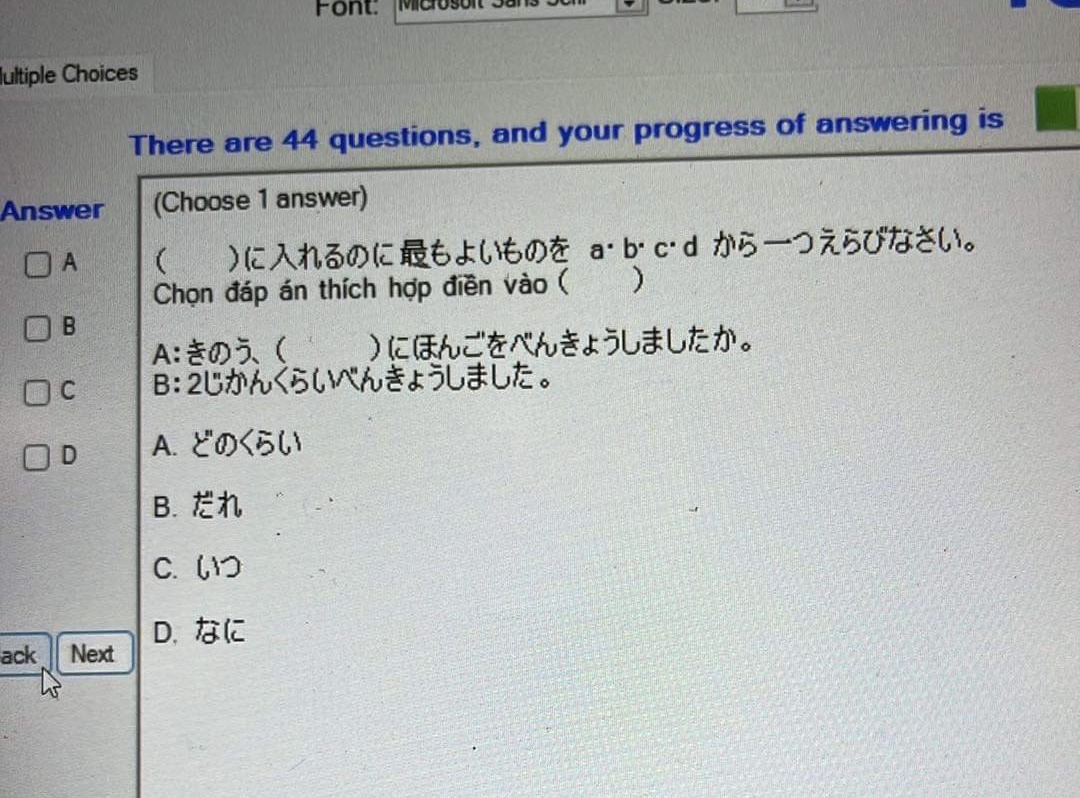
#> input picture jpd123/jpd123/Đề Midterm/05-06-2023/IMG_2667.JPG, 1080 x 798 px; its folder holds only this picture in this run
$ python -i CPV_lab3.py   (imports and definitions only)   (older library calls are emulated)
#> lines starting #> are read from the running program, lines starting #| are printed output that depends on the picture; after the words box and inside, x2 and y2 are one past the last pixel; in counts of white or black regions, pixels touching at a corner belong together
#> further down, picture is the input picture: shape (798, 1080, 3); mean B, G, R 180.6, 181.6, 178.3
import numpy as np
import cv2
import matplotlib.pyplot as plt
import sys
import math
import tkinter as tk
from tkinter import filedialog
from PIL import Image, ImageTk
from skimage import exposure
from skimage.feature import hog


# [16 lines left out: functions cv2_to_tkinter, import_and_display_image, not called in this run]


def harris_corner_detector(image, threshold=0.5, harris=0.04):
#> called with threshold = 0.5, harris = 0.04
    if len(image.shape) == 3:
        image = cv2.cvtColor(image, cv2.COLOR_BGR2GRAY)
    Ix = cv2.Sobel(image, cv2.CV_64F, 1, 0, ksize=3)
    Iy = cv2.Sobel(image, cv2.CV_64F, 0, 1, ksize=3)
    Ixx = Ix**2
    Ixy = Ix * Iy
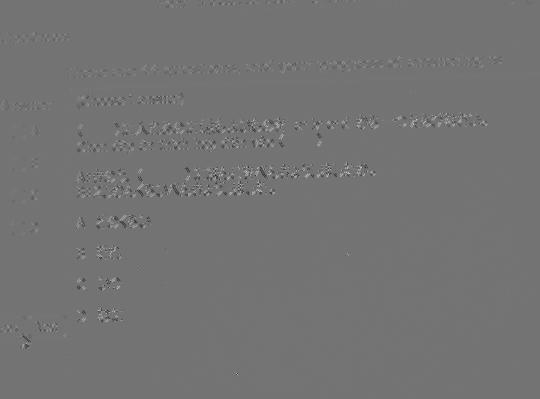
#> Ixy: shape (798, 1080) float64 (shown at 1/2 size); min -223587, max 268299, mean 141; drawn with min black and max white
    Iyy = Iy**2
    kernel_size = 3
    Ixx = cv2.GaussianBlur(Ixx, (kernel_size, kernel_size), 0)
    Ixy = cv2.GaussianBlur(Ixy, (kernel_size, kernel_size), 0)
    Iyy = cv2.GaussianBlur(Iyy, (kernel_size, kernel_size), 0)
    det_M = Ixx * Iyy - Ixy**2
    trace_M = Ixx + Iyy
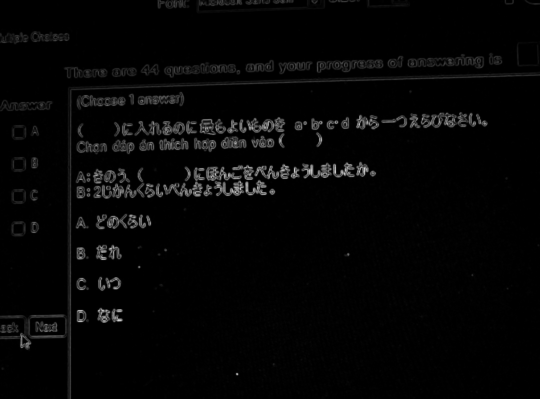
#> trace_M: shape (798, 1080) float64 (shown at 1/2 size); min 0, max 475872.5, mean 11319.2; drawn with min black and max white
    R = det_M - harris * (trace_M**2)
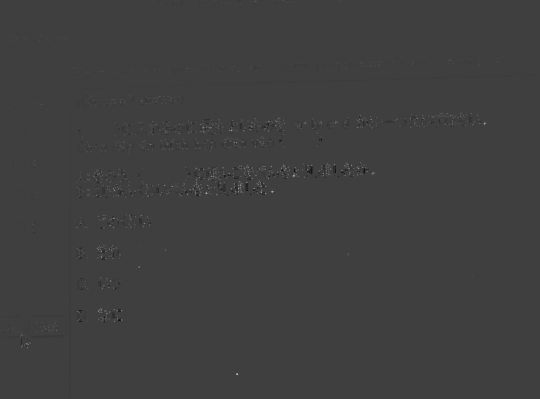
#> R: shape (798, 1080) float64 (shown at 1/2 size); min -8.58e+09, max 2.6e+10, mean 10670927; drawn with min black and max white
    corners = np.where(R > threshold * R.max())
#> corners = 44 positions, rows 243 to 749, columns 53 to 969
    return list(zip(corners[1], corners[0]))


def Haris_dis(image):
    plt.figure(figsize=(10, 6))
    plt.subplot(121)
    plt.imshow(cv2.cvtColor(image, cv2.COLOR_BGR2RGB))
    plt.title("Original Image")
    corners = harris_corner_detector(image)
#> corners = 44 pairs, first value 53 to 969, second value 243 to 749
    for x, y in corners:
        cv2.circle(image, (x, y), 3, (0, 0, 255), -1)
#> this loop made 44 passes
#> (x, y) on passes 1 to 8: (537, 243), (969, 246), (968, 247), (969, 247), (463, 260), (463, 261), (497, 334), (587, 350)
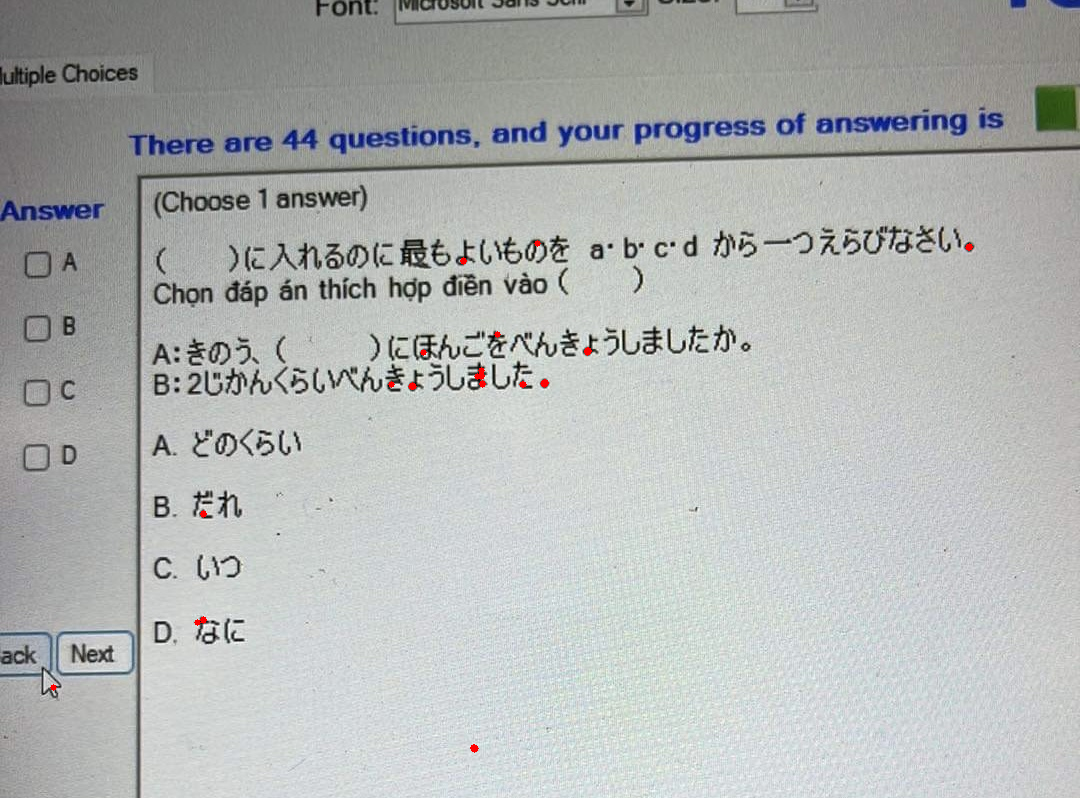
#> image: shape (798, 1080, 3); 0.08% of pixels changed, all inside (x1, y1, x2, y2) = (50, 240, 973, 753)
    plt.subplot(122)
    plt.imshow(cv2.cvtColor(image, cv2.COLOR_BGR2RGB))
    plt.title("Harris Corners")
    plt.show()
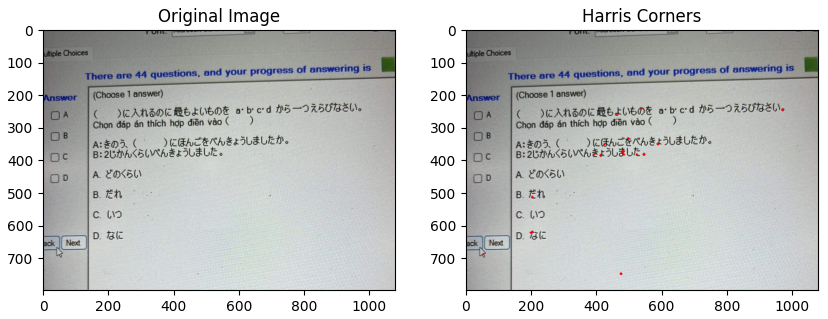
#> figure drawn by matplotlib, 2 panels


# [67 lines left out: functions HOG_dis, Candy_dis, Hough, not called in this run]


# [2 lines not run here, left out]

original_image = None


# [1 line that did not run here, left out]
# [1 line not run here, left out]

# [3 lines that did not run here, left out]
# [1 line not run here, left out]

# [3 lines that did not run here, left out]
# [1 line not run here, left out]

# [3 lines that did not run here, left out]
# [1 line not run here, left out]

# [3 lines that did not run here, left out]
# [1 line not run here, left out]

# [3 lines that did not run here, left out]
# [1 line not run here, left out]

# [1 line that did not run here, left out]
# [3 lines not run here, left out]

>>> import cv2
>>> picture = cv2.imread('../jpd123/jpd123/Đề Midterm/05-06-2023/IMG_2667.JPG')
>>> result = Haris_dis(picture)

$ run again, on jpd123/jpd123/Đề Midterm/05-06-2023/IMG_2673.JPG
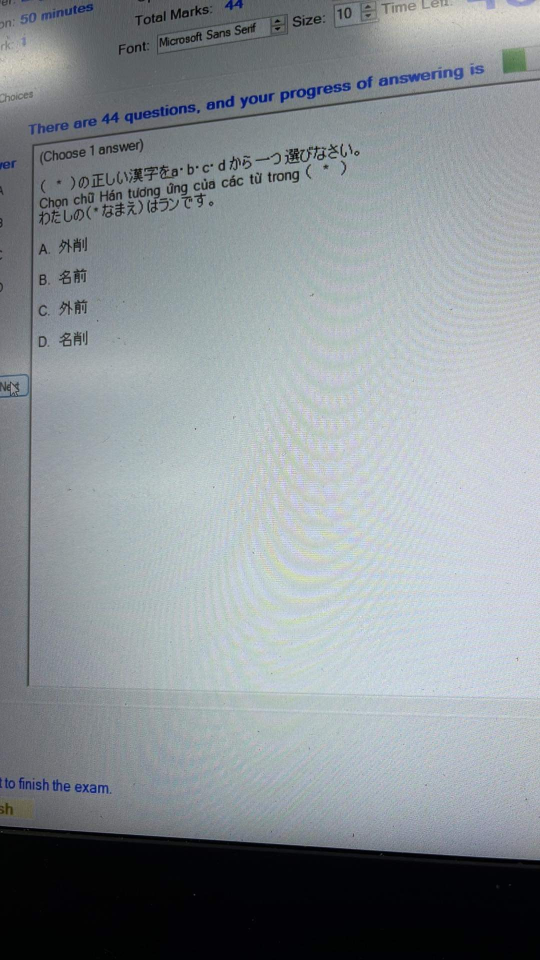
#> input picture jpd123/jpd123/Đề Midterm/05-06-2023/IMG_2673.JPG, 1080 x 1920 px (shown at 1/2 size)
#> picture is the input picture: shape (1920, 1080, 3); mean B, G, R 149.3, 145.2, 138.5
#> in harris_corner_detector, `trace_M = Ixx + Iyy`:
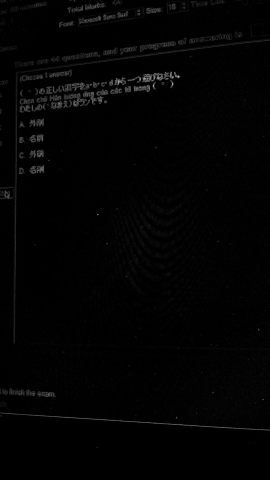
#> trace_M: shape (1920, 1080) float64 (shown at 1/4 size); min 0, max 224341.1, mean 2938.8; drawn with min black and max white
#> in harris_corner_detector, `corners = np.where(R > threshold * R.max())`: corners = 19 positions, rows 305 to 1597, columns 390 to 1052
#> in Haris_dis, `corners = harris_corner_detector(image)`: corners = [(713, 305), (714, 305), (712, 306), (713, 306), (714, 306), (712, 307), (713, 307), (714, 307), (712, 308), (713, 308), (714, 308), (591, 313), (390, 857), (391, 857), (392, 857), (390, 858), (391, 858), (391, 859), (1052, 1597)]
#> the loop in Haris_dis, `for x, y in corners:` made 19 passes
#> in Haris_dis, `plt.show()`:
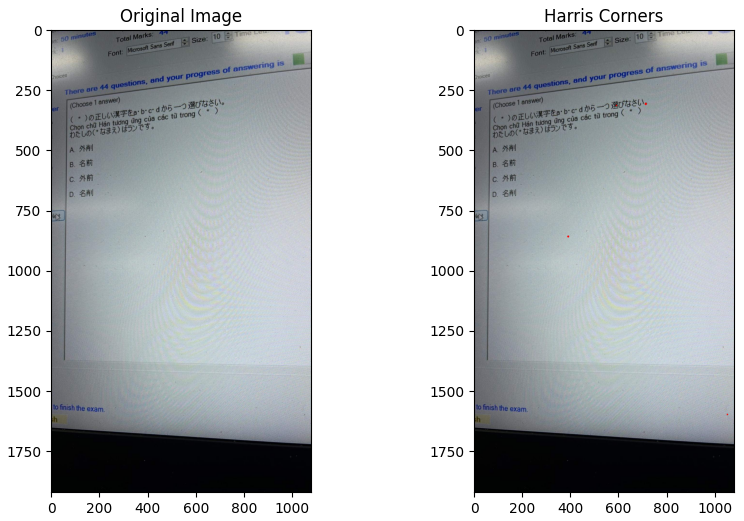
#> figure drawn by matplotlib, 2 panels

$ run again, on jpd123/jpd123/Đề Midterm/05-06-2023/IMG_2681.JPG
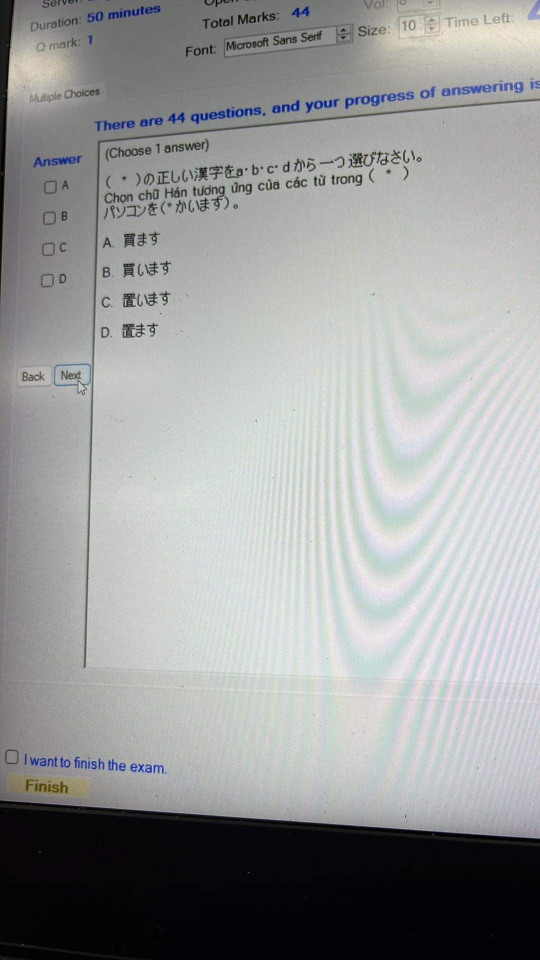
#> input picture jpd123/jpd123/Đề Midterm/05-06-2023/IMG_2681.JPG, 1080 x 1920 px (shown at 1/2 size)
#> picture is the input picture: shape (1920, 1080, 3); mean B, G, R 155, 155.8, 153.9
#> in harris_corner_detector, `Iyy = cv2.GaussianBlur(Iyy, (kernel_size, kernel_size), 0)`:
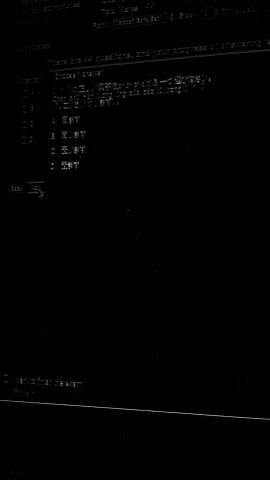
#> Iyy: shape (1920, 1080) float64 (shown at 1/4 size); min 0, max 189235.9, mean 1177.6; drawn with min black and max white
#> in harris_corner_detector, `corners = np.where(R > threshold * R.max())`: corners = ([840, 840, 841, 841, 841, 842], [511, 512, 511, 512, 513, 512])
#> in Haris_dis, `corners = harris_corner_detector(image)`: corners = [(511, 840), (512, 840), (511, 841), (512, 841), (513, 841), (512, 842)]
#> the loop in Haris_dis, `for x, y in corners:` made 6 passes
#> in Haris_dis, `plt.show()`:
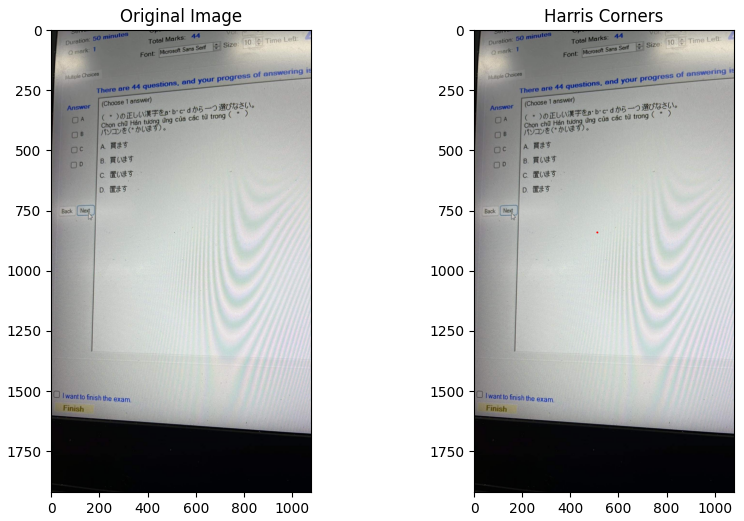
#> figure drawn by matplotlib, 2 panels
